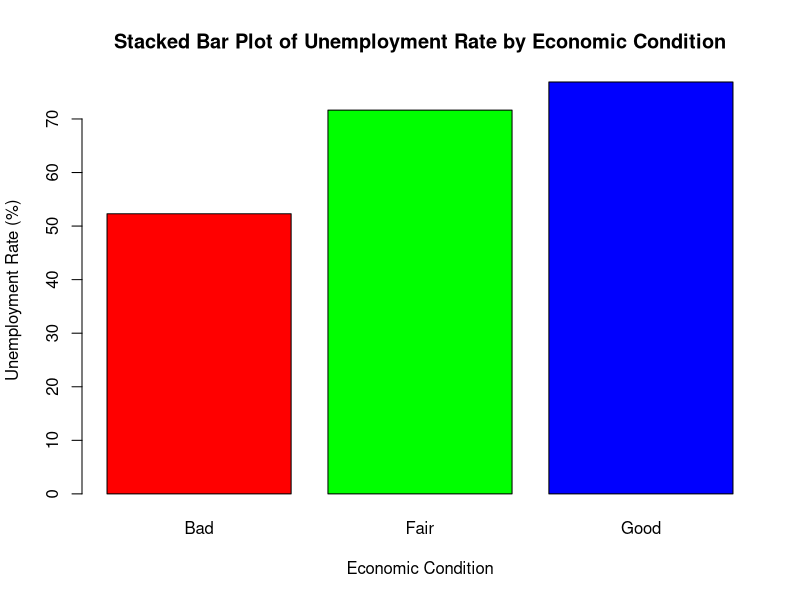
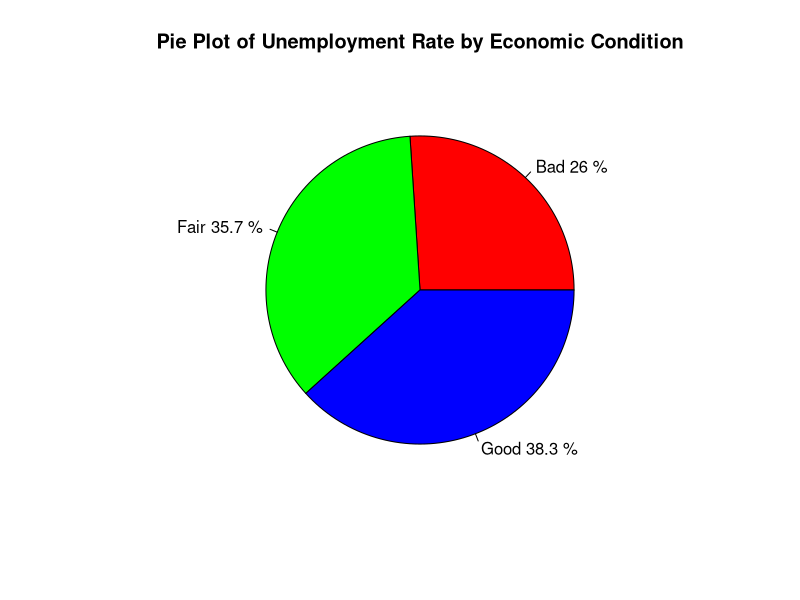
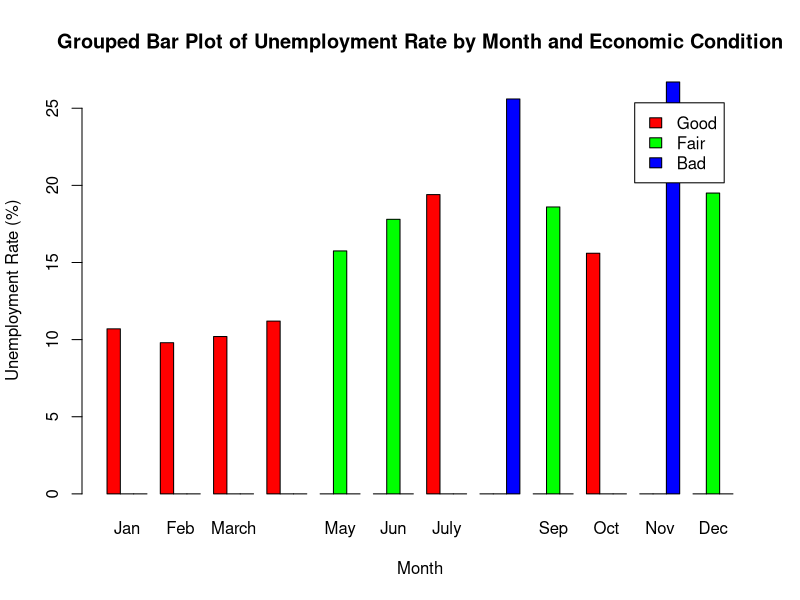

Write the R code that produced these figures, in order.
# Create the dataset
data <- data.frame(
  Month = c("Jan", "Feb", "March", "April", "May", "Jun", "July", "August", "Sep", "Oct", "Nov", "Dec"),
  Economic_Condition = c("Good", "Good", "Good", "Good", "Fair", "Fair", "Good", "Bad", "Fair", "Good", "Bad", "Fair"),
  Unemployment_Rate = c(10.7, 9.8, 10.2, 11.2, 15.75, 17.8, 19.4, 25.6, 18.6, 15.6, 26.7, 19.5)
)

# Calculate aggregated data
agg_data <- aggregate(Unemployment_Rate ~ Economic_Condition, data, sum)

# Stacked Bar Plot
barplot(agg_data$Unemployment_Rate, names.arg = agg_data$Economic_Condition,
        col = rainbow(length(agg_data$Economic_Condition)),
        main = "Stacked Bar Plot of Unemployment Rate by Economic Condition",
        ylab = "Unemployment Rate (%)",
        xlab = "Economic Condition")

# Pie Plot
pie(agg_data$Unemployment_Rate, labels = paste(agg_data$Economic_Condition, round(agg_data$Unemployment_Rate/sum(agg_data$Unemployment_Rate)*100, 1), "%"),
    col = rainbow(length(agg_data$Economic_Condition)),
    main = "Pie Plot of Unemployment Rate by Economic Condition")

# Prepare data for Grouped Bar Plot
data$Month <- factor(data$Month, levels = c("Jan", "Feb", "March", "April", "May", "Jun", "July", "August", "Sep", "Oct", "Nov", "Dec"))
data_sorted <- data[order(data$Month), ]
economic_conditions <- unique(data_sorted$Economic_Condition)
data_matrix <- matrix(0, nrow = length(unique(data_sorted$Month)), ncol = length(economic_conditions),
                      dimnames = list(levels(data_sorted$Month), economic_conditions))

for (i in 1:nrow(data_sorted)) {
  data_matrix[as.character(data_sorted$Month[i]), data_sorted$Economic_Condition[i]] <- data_sorted$Unemployment_Rate[i]
}

# Grouped Bar Plot
barplot(t(data_matrix), beside = TRUE,
        col = rainbow(length(economic_conditions)),
        main = "Grouped Bar Plot of Unemployment Rate by Month and Economic Condition",
        ylab = "Unemployment Rate (%)",
        xlab = "Month",
        legend = colnames(data_matrix),
        args.legend = list(x = "topright", inset = 0.05))